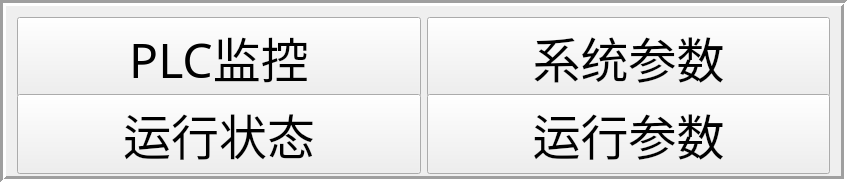
  <widget class="QFrame" name="frame_5">
   <property name="geometry">
    <rect>
     <x>310</x>
     <y>870</y>
     <width>847</width>
     <height>182</height>
    </rect>
   </property>
   <property name="minimumSize">
    <size>
     <width>847</width>
     <height>182</height>
    </size>
   </property>
   <property name="maximumSize">
    <size>
     <width>847</width>
     <height>182</height>
    </size>
   </property>
   <property name="font">
    <font>
     <family>迷你简菱心</family>
     <pointsize>24</pointsize>
    </font>
   </property>
   <property name="frameShape">
    <enum>QFrame::Box</enum>
   </property>
   <property name="frameShadow">
    <enum>QFrame::Sunken</enum>
   </property>
   <property name="lineWidth">
    <number>3</number>
   </property>
   <layout class="QGridLayout" name="gridLayout_4">
    <item row="0" column="0">
     <widget class="QPushButton" name="pB_cmdCounterZero_2">
      <property name="sizePolicy">
       <sizepolicy hsizetype="Preferred" vsizetype="Preferred">
        <horstretch>0</horstretch>
        <verstretch>0</verstretch>
       </sizepolicy>
      </property>
      <property name="minimumSize">
       <size>
        <width>0</width>
        <height>80</height>
       </size>
      </property>
      <property name="font">
       <font>
        <family>迷你简菱心</family>
        <pointsize>36</pointsize>
       </font>
      </property>
      <property name="text">
       <string>PLC监控</string>
      </property>
     </widget>
    </item>
    <item row="0" column="1">
     <widget class="QPushButton" name="pB_cmdCounterZero_3">
      <property name="sizePolicy">
       <sizepolicy hsizetype="Preferred" vsizetype="Preferred">
        <horstretch>0</horstretch>
        <verstretch>0</verstretch>
       </sizepolicy>
      </property>
      <property name="minimumSize">
       <size>
        <width>0</width>
        <height>80</height>
       </size>
      </property>
      <property name="font">
       <font>
        <family>迷你简菱心</family>
        <pointsize>36</pointsize>
       </font>
      </property>
      <property name="text">
       <string>系统参数</string>
      </property>
     </widget>
    </item>
    <item row="1" column="0">
     <widget class="QPushButton" name="pB_cmdCounterZero_5">
      <property name="sizePolicy">
       <sizepolicy hsizetype="Preferred" vsizetype="Preferred">
        <horstretch>0</horstretch>
        <verstretch>0</verstretch>
       </sizepolicy>
      </property>
      <property name="minimumSize">
       <size>
        <width>0</width>
        <height>80</height>
       </size>
      </property>
      <property name="font">
       <font>
        <family>迷你简菱心</family>
        <pointsize>36</pointsize>
       </font>
      </property>
      <property name="text">
       <string>运行状态</string>
      </property>
     </widget>
    </item>
    <item row="1" column="1">
     <widget class="QPushButton" name="pB_cmdCounterZero_4">
      <property name="sizePolicy">
       <sizepolicy hsizetype="Preferred" vsizetype="Preferred">
        <horstretch>0</horstretch>
        <verstretch>0</verstretch>
       </sizepolicy>
      </property>
      <property name="minimumSize">
       <size>
        <width>0</width>
        <height>80</height>
       </size>
      </property>
      <property name="font">
       <font>
        <family>迷你简菱心</family>
        <pointsize>36</pointsize>
       </font>
      </property>
      <property name="text">
       <string>运行参数</string>
      </property>
     </widget>
    </item>
   </layout>
  </widget>
